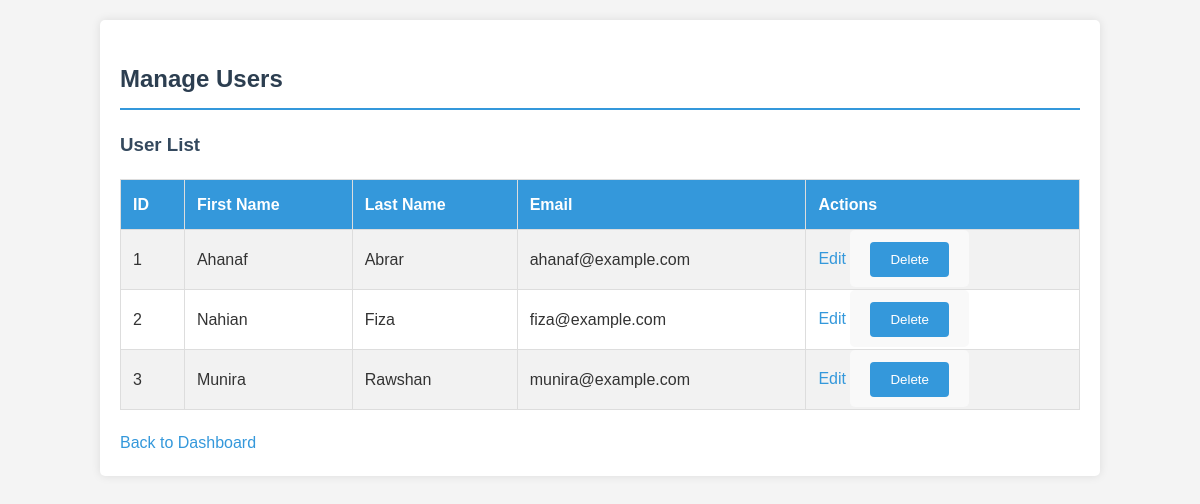
The page /admin/manage_users.php (signed in) on the database its author committed.
### tables this page shows
CREATE TABLE IF NOT EXISTS `user` (
  `user_id` int(11) NOT NULL AUTO_INCREMENT,
  `firstname` varchar(244) NOT NULL,
  `lastname` varchar(244) NOT NULL,
  `email` varchar(250) NOT NULL,
  `password_hash` varchar(255) NOT NULL,
  PRIMARY KEY (`user_id`)
);

### admin/manage_users.php (the view, shortened to what this page needs)
<?php
require_once '../Connection/db_connection.php';
function getAllUsers($pdo) {
    $stmt = $pdo->query("SELECT * FROM user ORDER BY user_id");
    return $stmt->fetchAll(PDO::FETCH_ASSOC);
}
$users = getAllUsers($pdo);
?>
<!DOCTYPE html>
<html lang="en">
<head>
    <link rel="stylesheet" href="styles.css">
</head>
<body>
    <div class="container">
        <h2>Manage Users</h2>
        <h3>User List</h3>
        <table>
            <tr>
                <th>ID</th>
                <th>First Name</th>
                <th>Last Name</th>
                <th>Email</th>
                <th>Actions</th>
            </tr>
            <?php foreach ($users as $user): ?>
            <tr>
                <td><?php echo $user['user_id']; ?></td>
                <td><?php echo htmlspecialchars($user['firstname']); ?></td>
                <td><?php echo htmlspecialchars($user['lastname']); ?></td>
                <td><?php echo htmlspecialchars($user['email']); ?></td>
                <td>
                    <a href="edit_user.php?id=<?php echo $user['user_id']; ?>">Edit</a>
                    <form method="post" style="display:inline;">
                        <button type="submit" name="delete" onclick="return confirm('Are you sure you want to delete this user?');">Delete</button>
                    </form>
                </td>
            </tr>
            <?php endforeach; ?>
        </table>
        <a href="admin.php">Back to Dashboard</a>
    </div>
</body>
</html>

### admin/styles.css (style rules this page uses)
body { font-family: Arial, sans-serif; line-height: 1.6; color: #333; margin: 0; padding: 0; background-color: #f4f4f4; }
.container { width: 80%; margin: auto; overflow: hidden; padding: 20px; background-color: #fff; box-shadow: 0 0 10px rgba(0, 0, 0, 0.1); margin-top: 20px; border-radius: 5px; }
h2 { color: #2c3e50; border-bottom: 2px solid #3498db; padding-bottom: 10px; }
h3 { color: #34495e; }
table { width: 100%; border-collapse: collapse; margin-bottom: 20px; }
table, th, td { border: 1px solid #ddd; }
th, td { padding: 12px; text-align: left; }
th { background-color: #3498db; color: #fff; }
tr:nth-child(even) { background-color: #f2f2f2; }
a { color: #3498db; text-decoration: none; }
form { background-color: #f9f9f9; padding: 20px; border-radius: 5px; margin-bottom: 20px; }
button { background-color: #3498db; color: #fff; padding: 10px 20px; border: none; border-radius: 4px; cursor: pointer; }

### rows shown on the page
user: user_id "1", firstname "Ahanaf", lastname "Abrar", email "ahanaf@example.com"
user: user_id "2", firstname "Nahian", lastname "Fiza", email "fiza@example.com"
user: user_id "3", firstname "Munira", lastname "Rawshan", email "munira@example.com"
